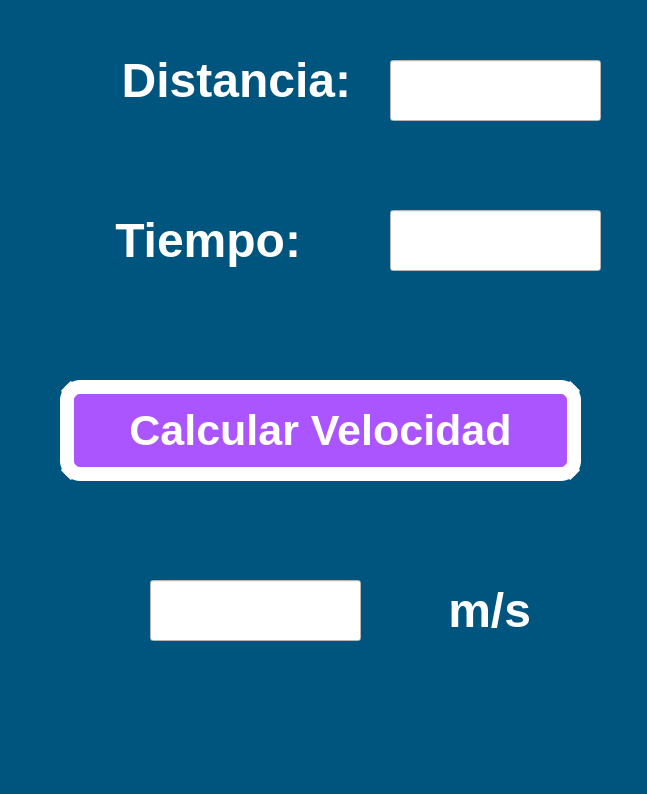
<?xml version="1.0" encoding="UTF-8"?>
<ui version="4.0">
 <class>MainWindow</class>
 <widget class="QMainWindow" name="MainWindow">
  <property name="geometry">
   <rect>
    <x>0</x>
    <y>0</y>
    <width>647</width>
    <height>794</height>
   </rect>
  </property>
  <property name="windowTitle">
   <string>MainWindow</string>
  </property>
  <property name="styleSheet">
   <string notr="true">background-color: rgb(0, 85, 127);
</string>
  </property>
  <widget class="QWidget" name="centralwidget">
   <widget class="QPushButton" name="btn_vel">
    <property name="geometry">
     <rect>
      <x>60</x>
      <y>380</y>
      <width>521</width>
      <height>101</height>
     </rect>
    </property>
    <property name="font">
     <font>
      <pointsize>32</pointsize>
      <weight>75</weight>
      <bold>true</bold>
     </font>
    </property>
    <property name="styleSheet">
     <string notr="true">background-color: rgb(170, 85, 255);
color: rgb(255, 255, 255);
border-radius:20px;
border: 14px solid white;</string>
    </property>
    <property name="text">
     <string>Calcular Velocidad</string>
    </property>
   </widget>
   <widget class="QLabel" name="labelA">
    <property name="geometry">
     <rect>
      <x>40</x>
      <y>30</y>
      <width>311</width>
      <height>101</height>
     </rect>
    </property>
    <property name="text">
     <string>&lt;html&gt;&lt;head/&gt;&lt;body&gt;&lt;p align=&quot;right&quot;&gt;&lt;span style=&quot; font-size:36pt; font-weight:600; color:#ffffff;&quot;&gt;Distancia:&lt;/span&gt;&lt;/p&gt;&lt;/body&gt;&lt;/html&gt;</string>
    </property>
   </widget>
   <widget class="QLineEdit" name="txt_dis">
    <property name="geometry">
     <rect>
      <x>390</x>
      <y>60</y>
      <width>211</width>
      <height>61</height>
     </rect>
    </property>
    <property name="styleSheet">
     <string notr="true">background-color: rgb(255, 255, 255);
font: 36pt &quot;MS Shell Dlg 2&quot;;</string>
    </property>
    <property name="text">
     <string/>
    </property>
    <property name="alignment">
     <set>Qt::AlignCenter</set>
    </property>
   </widget>
   <widget class="QLineEdit" name="txt_time">
    <property name="geometry">
     <rect>
      <x>390</x>
      <y>210</y>
      <width>211</width>
      <height>61</height>
     </rect>
    </property>
    <property name="styleSheet">
     <string notr="true">background-color: rgb(255, 255, 255);
font: 36pt &quot;MS Shell Dlg 2&quot;;</string>
    </property>
    <property name="text">
     <string/>
    </property>
    <property name="alignment">
     <set>Qt::AlignCenter</set>
    </property>
   </widget>
   <widget class="QLabel" name="labelB">
    <property name="geometry">
     <rect>
      <x>40</x>
      <y>210</y>
      <width>261</width>
      <height>101</height>
     </rect>
    </property>
    <property name="text">
     <string>&lt;html&gt;&lt;head/&gt;&lt;body&gt;&lt;p align=&quot;right&quot;&gt;&lt;span style=&quot; font-size:36pt; font-weight:600; color:#ffffff;&quot;&gt;Tiempo:&lt;/span&gt;&lt;/p&gt;&lt;p align=&quot;right&quot;&gt;&lt;span style=&quot; color:#ffffff;&quot;&gt;&lt;br/&gt;&lt;/span&gt;&lt;/p&gt;&lt;/body&gt;&lt;/html&gt;</string>
    </property>
   </widget>
   <widget class="QLineEdit" name="txt_resultado">
    <property name="geometry">
     <rect>
      <x>150</x>
      <y>580</y>
      <width>211</width>
      <height>61</height>
     </rect>
    </property>
    <property name="styleSheet">
     <string notr="true">background-color: rgb(255, 255, 255);
font: 36pt &quot;MS Shell Dlg 2&quot;;</string>
    </property>
    <property name="text">
     <string/>
    </property>
    <property name="alignment">
     <set>Qt::AlignCenter</set>
    </property>
   </widget>
   <widget class="QLabel" name="labelSuma">
    <property name="geometry">
     <rect>
      <x>370</x>
      <y>570</y>
      <width>161</width>
      <height>81</height>
     </rect>
    </property>
    <property name="text">
     <string>&lt;html&gt;&lt;head/&gt;&lt;body&gt;&lt;p align=&quot;right&quot;&gt;&lt;span style=&quot; font-size:36pt; font-weight:600; color:#ffffff;&quot;&gt;m/s&lt;/span&gt;&lt;/p&gt;&lt;/body&gt;&lt;/html&gt;</string>
    </property>
   </widget>
  </widget>
  <widget class="QMenuBar" name="menubar">
   <property name="geometry">
    <rect>
     <x>0</x>
     <y>0</y>
     <width>647</width>
     <height>26</height>
    </rect>
   </property>
  </widget>
  <widget class="QStatusBar" name="statusbar"/>
 </widget>
 <resources/>
 <connections/>
</ui>
